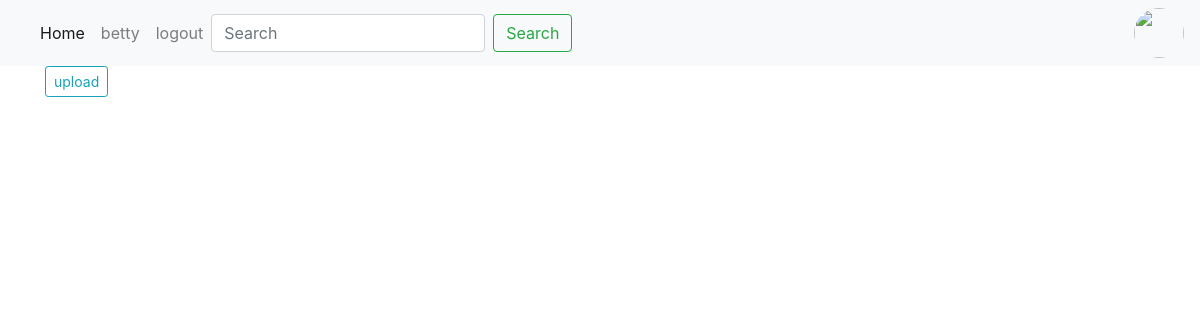
Page / (signed in) on the earlier database version.
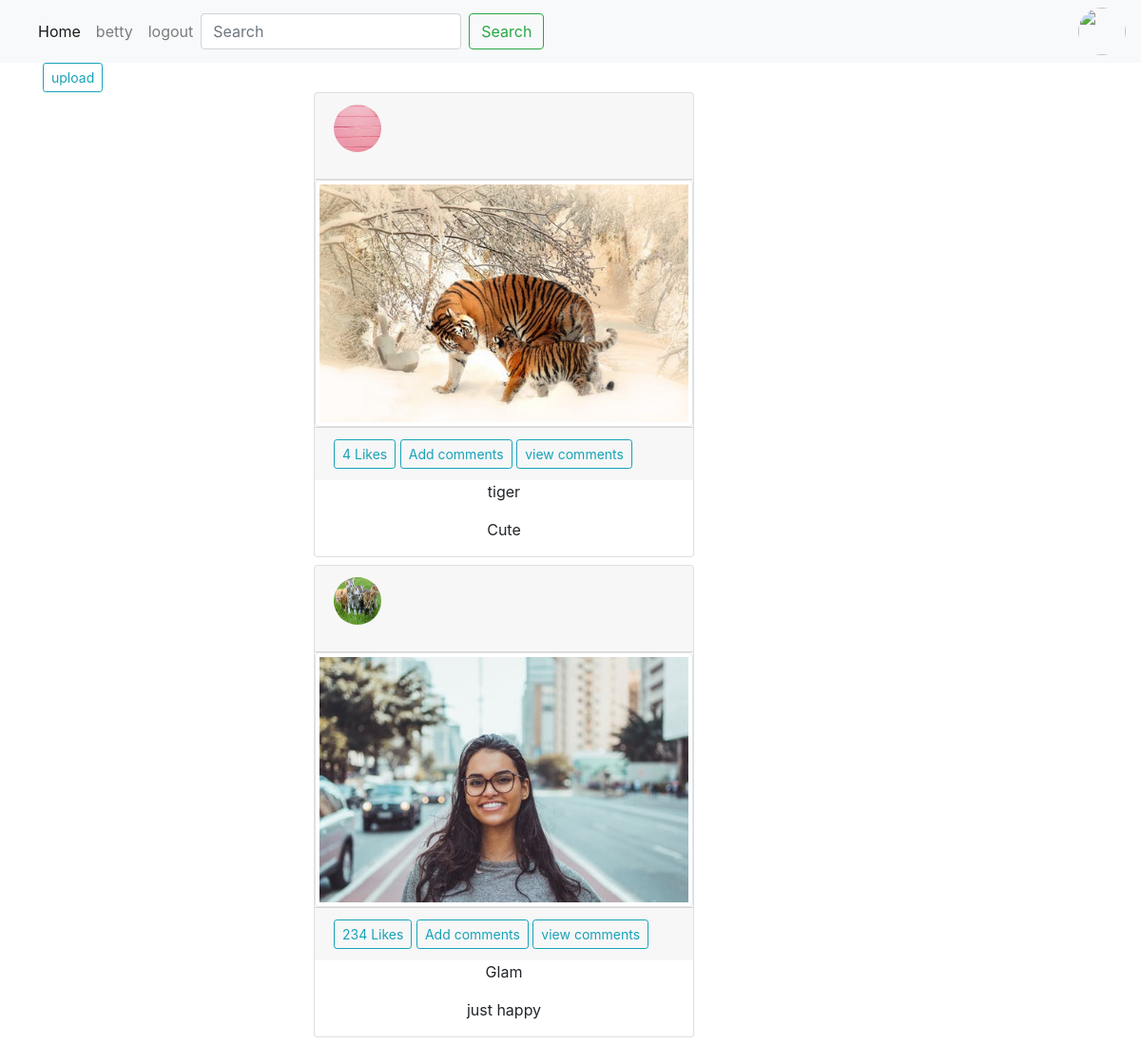
Same page on the later database version.
### instagram/models.py (models this page shows, shortened)
class Image(models.Model):
    image = models.ImageField(upload_to='images/', blank=True)
    image_name = models.CharField(blank=True, max_length=30)
    image_caption = models.CharField(blank=True, max_length=500)
    user = models.ForeignKey(User,on_delete=models.CASCADE)
    profile = models.ForeignKey('Profile', on_delete=models.CASCADE, blank=True)
    likes = models.PositiveIntegerField(default=0)
    posted = models.DateTimeField(auto_now_add=True, blank=True)

class Profile(models.Model):
    user = models.ForeignKey(User,on_delete=models.CASCADE)
    name = models.CharField(blank = True,max_length = 30)
    email = models.CharField(blank = True, max_length = 100)
    bio = models.TextField(max_length=100)
    profile_image = models.ImageField(upload_to = 'images/')
    follow = models.ManyToManyField(User, related_name='follows',blank = True)

### instagram/views.py (the view)
# urls.py: url(r'^$', views.index, name='index'),
@login_required(login_url='/accounts/login/')
def index(request):
    images=Image.objects.all()
    return render(request,'instagram/index.html',{"images":images})

### templates/instagram/index.html (shortened to what this page needs)
{% extends 'instagram/base.html' %}
{% block content %}
<div class="container">
    <a href="{%url 'upload_image'%}" class="btn btn-outline-info btn-sm">upload</a>
    {% for image in images %}
    <div class="row">
        <div class=" col-md-3 ">
        </div>
        <div class=" col-md-6 mx-auto">
            <div class="card mb-2" style="width: 25rem;">
                <div class="card-header">
                    <span><img src="{{image.profile.profile_image.url}}" alt=""
                            data-target="#{{image.image_name}}{{image.id}}" data-toggle="modal"
                            style="border-radius: 50%; width:50px; height:50px; border-color: brown; border-width: 1px;"></span>
                </div>
                <img src="{{image.image.url}}" alt="" class="img-thumbnail img-responsive img-fluid">
                <div class="card-footer">
                    <a href="{% url 'likes' image.id%}" class="btn btn-sm btn-outline-info">{{image.likes}} Likes</a>
                    <a href="{% url 'Comments' image.id %}" class="btn btn-outline-info btn-sm">Add comments</a>
                    <a href="{% url 'comments' image.id %}" class="btn btn-outline-info btn-sm">view comments</a>
                </div>
                <p class="text-center">{{image.image_name}}</p>
                <p class="text-center">{{image.image_caption}}</p>
            </div>
        </div>
        <div class=" col-md-3 "></div>
    </div>
    {% endfor %}
    {% endblock %}

### templates/instagram/base.html (shortened to what this page needs)
{% load static%}
<!DOCTYPE html>
<html>
<head>
    <link rel="stylesheet" href="https://maxcdn.bootstrapcdn.com/bootstrap/4.0.0/css/bootstrap.min.css"
>
    {% block styles %}
    <link rel="stylesheet" href="{% static 'css/main.css' %}">
    {% endblock %}
</head>
<body>
    <nav class="navbar navbar-expand-lg navbar-light bg-light">
        <div class="collapse navbar-collapse" id="navbarSupportedContent">
            {% if user.is_authenticated %}
            <ul class="navbar-nav mr-auto">
                <li class="nav-item active">
                    <a class="nav-link" href="/">Home <span class="sr-only">(current)</span></a>
                </li>
                <li class="nav-item">
                    <a class="nav-link" href="{%url 'profile'%}">{{user.username}}</a>
                </li>
                <li class="nav-item">
                    <a class="nav-link " href="/logout" tabindex="-1" aria-disabled="true">logout </a>
                </li>
                <form class="form-inline my-2 my-lg-0" role="search" action="{% url 'search_user'%}">
                    <input class="form-control mr-sm-2" type="search" placeholder="Search" aria-label="Search"
                        name="search_user">
                    <button class="btn btn-outline-success my-2 my-sm-0" type="submit">Search</button>
                </form>
            </ul>
            <span><img src="{{user.profile.profile_image.url}}" alt=""
                    style="border-radius: 50%; width:50px; height:50px; border-color: brown; border-width: 1px;"></span>
            {% endif %}
        </div>
    </nav>
    {% block content %}{%endblock%}
</body>
</html>

Differences in the rows shown:
added Image: profile.profile_image (picture), image (picture), likes "4", image_name "tiger", image_caption "Cute"
added Image: profile.profile_image (picture), image (picture), likes "234", image_name "Glam", image_caption "just happy"
